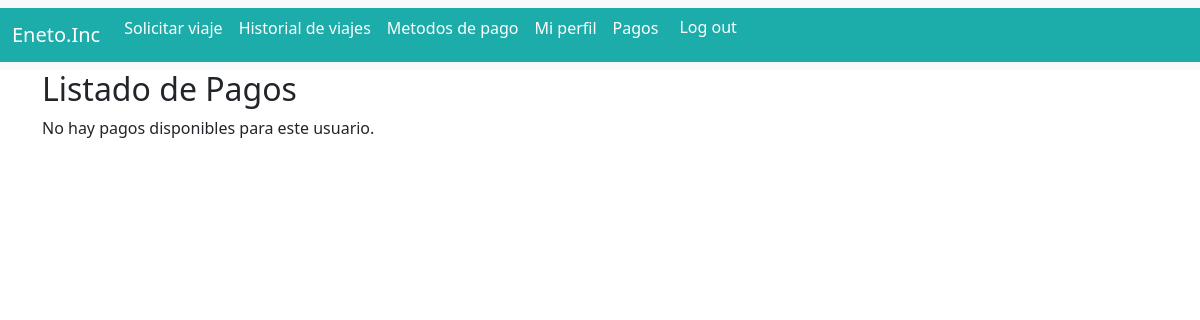
The page /pagos.php (signed in) on the database as committed earlier.
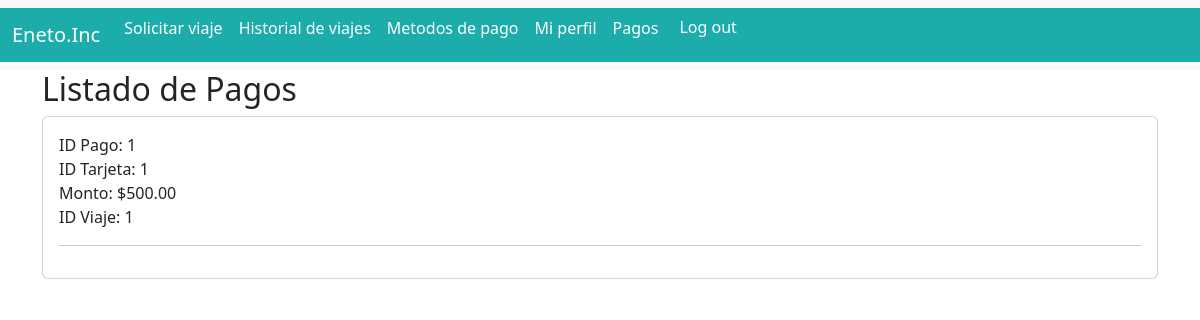
The same page on the database as committed later.
### tables this page shows
create table pagos(idPago int primary key auto_increment,
                    idTarjeta int not null,
                    monto int not null,
                    idViaje int not null,
                    estadoPago boolean not null,
                    foreign key(idTarjeta) references tarjetas(idTarjeta) on delete cascade on update cascade,
                    foreign key(idViaje) references viajes(idViaje) on delete cascade on update cascade,
                    createdAt TIMESTAMP default CURRENT_TIMESTAMP,
                    updatedAt timestamp default current_timestamp on update CURRENT_TIMESTAMP);

### pagos.php (the view, shortened to what this page needs)
<?php
function obtenerPagos($nickname) {
    $servername = "localhost";
    $username = "root";
    $password = "eneto";
    $dbname = "eneto";
    $conn = new mysqli($servername, $username, $password, $dbname);
    $sql = "SELECT p.idPago, p.idTarjeta, p.monto, p.idViaje, p.estadoPago
            FROM pagos p
            JOIN viajes v ON p.idViaje = v.idViaje
            WHERE v.idUsuario = ?";
    $stmt = $conn->prepare($sql);
    $stmt->bind_param("s", $nickname);
    $stmt->execute();
    $stmt->bind_result($idPago, $idTarjeta, $monto, $idViaje, $estadoPago);
    $pagos = [];
    while ($stmt->fetch()) {
        $pagos[] = [
            'idPago' => $idPago,
            'idTarjeta' => $idTarjeta,
            'monto' => $monto,
            'idViaje' => $idViaje,
            'estadoPago' => $estadoPago
        ];
    }
    return $pagos;
}
if (isset($_COOKIE['logeo'])) {
    $cred = explode(":", $_COOKIE["logeo"]);
    $nickname = $cred[0];
    $pagos = obtenerPagos($nickname);
} else {
    header("Location: login.php");
    exit;
}
?>
<html lang="en">
<head>
    <link href="https://cdn.jsdelivr.net/npm/bootstrap@5.3.3/dist/css/bootstrap.min.css" rel="stylesheet">
    <link rel="stylesheet" href="css/barra.css">
    <link rel="stylesheet" href="css/estilos.css">
</head>
<body>
<nav class="navbar navbar-expand-lg bg-body-tertiary color">
    <div class="container-fluid color">
      <a class="navbar-brand white" href="barra.php">Eneto.Inc</a>
      <div class="collapse navbar-collapse" id="navbarNav">
        <ul class="navbar-nav color">
          <li class="nav-item">
            <a class="nav-link white" aria-current="page" href="solicitarViajeUsuario.php">Solicitar viaje</a>
          </li>
          <li class="nav-item">
            <a class="nav-link white" href="historialViajesUsuario.php">Historial de viajes</a>
          </li>
          <li class="nav-item">
            <a class="nav-link white" href="metodosPagoUsuario.php">Metodos de pago</a>
          </li>
          <li class="nav-item">
            <a class="nav-link white" href="miperfil.php">Mi perfil</a>
          </li>
          <li class="nav-item">
            <a class="nav-link white" href="pagos.php">Pagos</a>
          </li>
          <li class="nav-item">
            <form action="" method="post" name="logout" id="logout">
              <button type='submit' form='logout' class='btn color white'>Log out</button>
            </form>
          </li>
        </ul>
      </div>
    </div>
  </nav>
<div class="container-fluid">
    <div class="container mt-9">
        <h2>Listado de Pagos</h2>
        <?php if (!empty($pagos)): ?>
            <div class="row">
                <div class="col-lg-12">
                    <div class="card">
                        <div class="card-body">
                            <?php foreach ($pagos as $pago): ?>
                                <div class="form-group">
                                    <label for="">ID Pago: <?= $pago['idPago'] ?></label>
                                </div>
                                <div class="form-group">
                                    <label for="">ID Tarjeta: <?= $pago['idTarjeta'] ?></label>
                                </div>
                                <div class="form-group">
                                    <label for="">Monto: $<?= number_format($pago['monto'], 2) ?></label>
                                </div>
                                <div class="form-group">
                                    <label for="">ID Viaje: <?= $pago['idViaje'] ?></label>
                                </div>
                                <hr>
                            <?php endforeach; ?>
                        </div>
                    </div>
                </div>
            </div>
        <?php else: ?>
            <p>No hay pagos disponibles para este usuario.</p>
        <?php endif; ?>
    </div>
</div>
</body>
</html>

Rows that differ between the two databases and show on the page:
added pagos: idPago "1", idTarjeta "1", monto "500.00", idViaje "1"
Other text that changed with them:
text no longer shown: "No hay pagos disponibles para este usuario."
